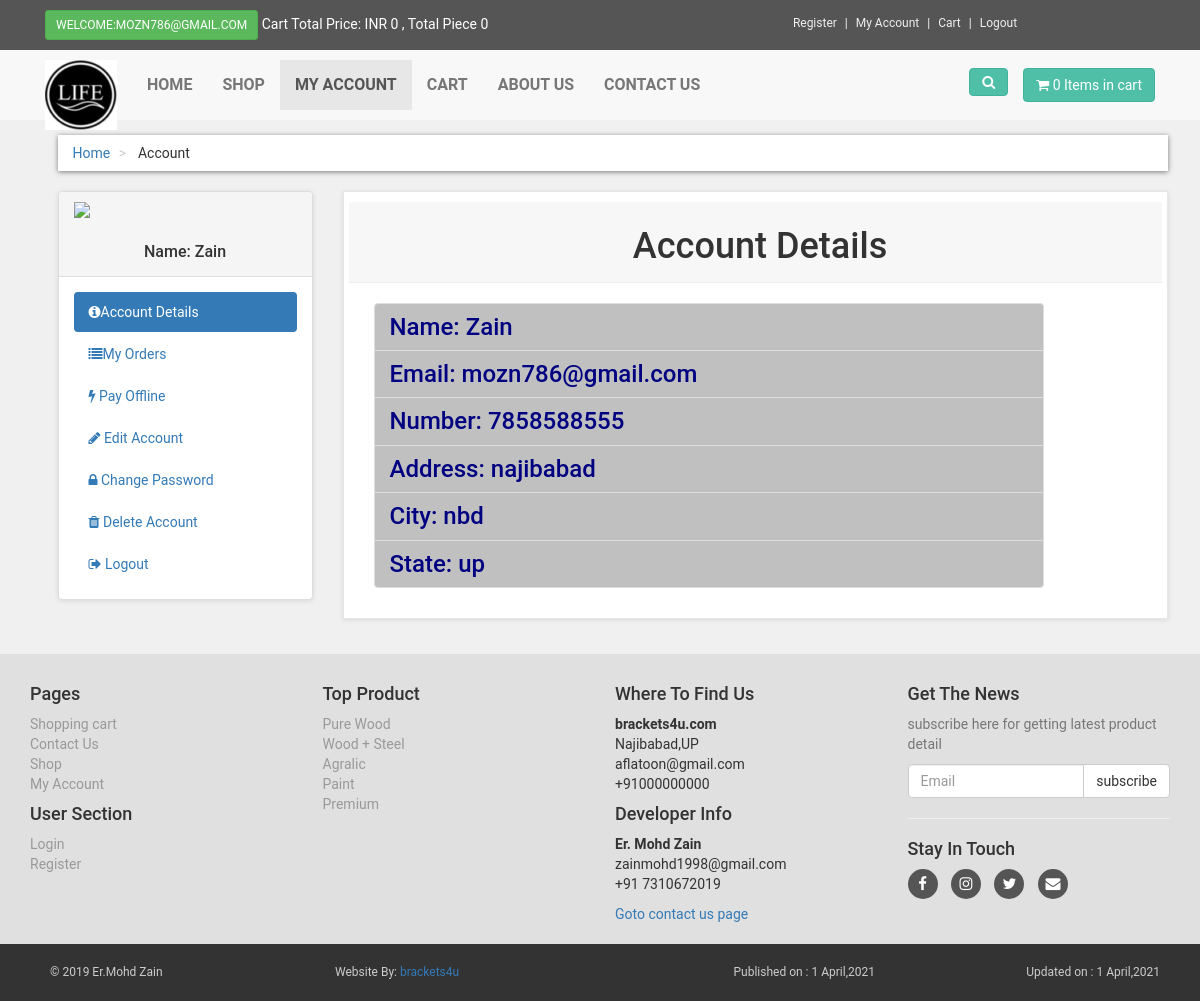
/customer/account.php?details (signed in), run on the app's committed database.
### tables this page shows
CREATE TABLE `customers` (
  `c_id` int NOT NULL AUTO_INCREMENT,
  `c_name` varchar(255) NOT NULL,
  `c_email` varchar(255) NOT NULL,
  `c_pass` varchar(255) NOT NULL,
  `c_country` text NOT NULL,
  `c_city` text NOT NULL,
  `c_contact` varchar(255) NOT NULL,
  `c_add` text NOT NULL,
  `c_image` text NOT NULL,
  `c_ip` varchar(255) NOT NULL,
  PRIMARY KEY (`c_id`)
);

CREATE TABLE `product_categories` (
  `p_cat_id` int NOT NULL AUTO_INCREMENT,
  `p_cat_title` text NOT NULL,
  `p_cat_desc` text NOT NULL,
  PRIMARY KEY (`p_cat_id`)
);

### customer/details.php (the view)
<?php
$session_email=$_SESSION['email'];
$select_cust="select * from customers where c_email='$session_email'";
$run_cust=mysqli_query($con,$select_cust);
$row_cust=mysqli_fetch_array($run_cust);
$name=$row_cust['c_name'];
$email=$row_cust['c_email'];
$contact=$row_cust['c_contact'];
$address=$row_cust['c_add'];
$city=$row_cust['c_city'];
$state=$row_cust['c_country'];
?>
<div class="box">
	<div class="box-header">
		<center><h1>Account Details</h1></center>
	</div>
<div class="card" style="width: 70rem;">
  <ul class="list-group list-group-flush">
  	<h3>
    <li class="list-group-item">Name:   <?php echo $name ?></li>
    <li class="list-group-item">Email:    <?php echo $email ?></li>
    <li class="list-group-item">Number:   <?php echo $contact ?></li>
    <li class="list-group-item">Address:  <?php echo $address ?></li>
    <li class="list-group-item">City:     <?php echo $city ?></li>
    <li class="list-group-item">State:    <?php echo $state ?></li>
</h3>
   </ul>
</div>
</div>

### customer/includes/sidebar.php
<div class="panel panel-default sidebar-menu">
	<div class="panel-heading">
		<?php
		$session_customer=$_SESSION['email'];
		$get_cust="select * from customers where c_email='$session_customer'";
		$run_cust=mysqli_query($con,$get_cust);
		$row_cust=mysqli_fetch_array($run_cust);
		$cust_image=$row_cust['c_image'];
		$cust_name=$row_cust['c_name'];
		if (!isset($_SESSION['email'])) {
		}else{
			echo "
		<center>
			<img src='cimages/$cust_image' class='img-responsive'>
		</center>
		<br>
		<h3 align='center' class='panel-title'>Name: $cust_name</h3>";
		}
		?>
	</div>
	<div class="panel-body">
		<ul class="nav nav-pills nav-stacked">
			<li class="<?php if(isset($_GET['details'])){echo "active";}?>">
				<a href="account.php?details"><i class="fa fa-info-circle"></i>Account Details</a>
			</li>
			<li class="<?php if(isset($_GET['my_order'])){echo "active";}?>">
				<a href="account.php?my_order"><i class="fa fa-list"></i>My Orders</a>
			</li>
			<li class="<?php if(isset($_GET['pay_offline'])){echo "active";}?>">
				<a href="account.php?pay_offline">
                 <i class="fa fa-bolt"></i>
				Pay Offline</a>
			</li>
			<li class="<?php if(isset($_GET['edit_act'])){echo "active";}?>">
				<a href="account.php?edit_act">
                 <i class="fa fa-pencil"></i>
				Edit Account</a>
			</li>
			<li class="<?php if(isset($_GET['change_pass'])){echo "active";}?>">
				<a href="account.php?change_pass">
                 <i class="fa fa-lock"></i>
				Change Password</a>
			</li>
			<li class="<?php if(isset($_GET['del_acc'])){echo "active";}?>">
				<a href="account.php?del_acc">
                 <i class="fa fa-trash"></i>
				Delete Account</a>
			</li>
			<li class="<?php if(isset($_GET['logout'])){echo "active";}?>">
				<a href="logout.php">
                 <i class="fa fa-sign-out"></i>
				Logout</a>
			</li>
		</ul>
	</div>
</div>

### customer/includes/footer.php (shortened to what this page needs)
<div id="footer">
	<div class="container">
		<div class="row">
			<div class="col-md-3 col-sm-6">
				<h4>Pages</h4>
				<ul>
					<li><a href="../cart.php">Shopping cart</a></li>
					<li><a href="../contact.php">Contact Us</a></li>
					<li><a href="../shop.php">Shop</a></li>
					<li><a href="account.php">My Account</a></li>
				</ul>
				<h4>User Section</h4>
				<ul>
					<li><a href="account.php">Login</a></li>
					<li><a href="../register.php">Register</a></li>
				</ul>
			</div>
			<div class="col-md-3 col-sm-6">
				<h4>Top Product</h4>
				<ul>
					<?php
				    $get_p_cats="select * from product_categories";
				    $run_p_cats=mysqli_query($con,$get_p_cats);
				    while ($row_p_cats=mysqli_fetch_array($run_p_cats)) {
				    	$p_cat_id=$row_p_cats['p_cat_id'];
				    	$p_cat_title=$row_p_cats['p_cat_title'];
				    	echo "
				    	<li><a href='shop.php?p_cat=$p_cat_id'>$p_cat_title</a></li>
				    	";
				    }
				    ?>
				</ul>
			</div>
			<div class="col-md-3 col-sm-6">
				<h4>Where To Find Us</h4>
				<p>
					<strong>brackets4u.com</strong>
					<br>Najibabad,UP
					<br>aflatoon@gmail.com
					<br>+91000000000
				</p>
				<h4>Developer Info</h4>
				<p>
					<strong>Er. Mohd Zain</strong>
					<br>zainmohd1998@gmail.com
					<br>+91 7310672019
				</p>
				<a href="contact.php">Goto contact us page</a>
			</div>
			<div class="col-md-3 col-sm-6">
				<h4>Get The News</h4>
				<p class="text-muted">
					subscribe here for getting latest product detail
				</p>
				<form action="" method="post">
					<div class="input-group">
						<input type="text" name="email" class="form-control" placeholder="Email">
						<span class="input-group-btn">
							<input type="submit" class="btn btn-default" value="subscribe">
						</span>
					</div>
				</form>
				<hr>
				<h4>Stay In Touch</h4>
				<p class="social">
					<a href="http://www.facebook.com/zain.rehman.9889"><i class="fa fa-facebook"></i></a>
					<a href="https://www.instagram.com/invites/contact/?i=ct896xo9hluj&utm_content=1mdjcq0"><i class="fa fa-instagram"></i></a>
					<a href="https://twitter.com/mdzain98?s=09"><i class="fa fa-twitter"></i></a>
					<a href="#"><i class="fa fa-envelope"></i></a>
				</p>
			</div>
		</div>
	</div>
</div>
<div id="copyright">
	<div class="container">
		<div class="col-md-3">
			<p class="pull-left">
				&copy; 2019 Er.Mohd Zain
			</p>
		</div>
		<div class="col-md-3">
			<p class="center">
				Website By: <a href="localhost/MaMa/about.php" target="_blank">brackets4u</a>
			</p>
		</div>
		<div class="col-md-3">
			<p class="pull-right">
				Published on : 1 April,2021
			</p>
		</div>
		<div class="col-md-3">
			<p class="pull-right">
				Updated on : 1 April,2021
			</p>
		</div>
	</div>
</div>

### style.css (style rules this page uses)
body { font-family: "Roboto",Helvetica,Arial,sans-sarif; font-size: 14px; line-height: 1.42857143; color: #333333; background-color: #f0f0f0; }
.box { background:#fff; margin:0 0 30px; border:solid 1px #e6e6e6; padding-top: 10px; box-shadow: 0 1px 5px rgba(0, 0, 0, 0.1); padding-bottom: 10px; }
.box .card { padding-left: 30px; }
#content .panel.sidebar-menu { box-sizing: border-box; box-shadow: 0 1px 5px rgba(0, 0, 0, 0.1); }
#content .panel.sidebar-menu h3 { padding: 5px 0; margin: 0; }
#content .box h1 { margin-left: 10px; }
.box .box-header { background: #f7f7f7; margin: -10px 5px 20px; padding: 5px; border-bottom: solid 1px #eeeeee; margin-top: 0px; }
#content .card ul li { background-color: #c0c0c0; color:#000080; }
#footer { background:#e0e0e0; padding: 20px 0; }
#footer ul { padding-left:0; list-style: none; }
#footer ul a { color: #999999; padding: 20px 0; }
#footer .social { text-align: left; }
#footer .social a { margin:0 10px 0 0; color: #fff; display: inline-block; width: 30px; height: 30px; border-radius: 15px; line-height: 30px; font-size: 15px; text-align: center; transform: all 0.2s ease-out; vertical-align: bottom; background-color: #555555; padding-top: 7px; }
#copyright { background: #333; color: #ccc; padding: 20px; font-size: 12px; }
#copyright p { margin: 0; }

### data on the page
customers: c_name "Zain", c_email "mozn786@gmail.com", c_contact "7858588555", c_add "najibabad", c_city "nbd", c_country "up"
product_categories: p_cat_title "Pure Wood"
product_categories: p_cat_title "Wood + Steel"
product_categories: p_cat_title "Agralic"
product_categories: p_cat_title "Paint"
product_categories: p_cat_title "Premium"

### other printed values
$_SESSION['email'] "MOZN786@GMAIL.COM"
$total "0"
$count "0 0"
